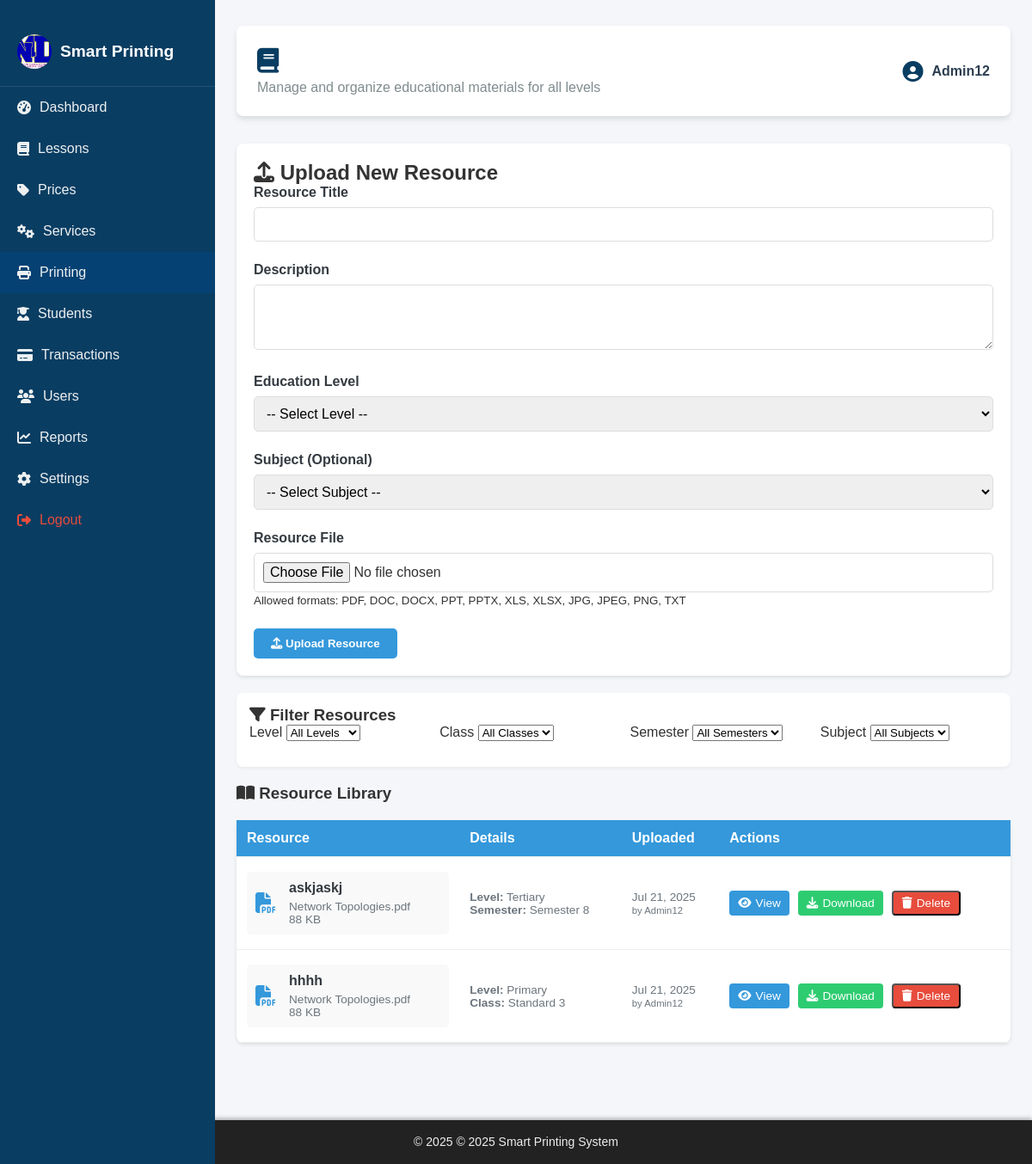
Page /admin/manage_resources.php (signed in) on the committed database.
### tables this page shows
CREATE TABLE IF NOT EXISTS `settings` (
  `id` int NOT NULL AUTO_INCREMENT,
  `business_name` varchar(255) NOT NULL DEFAULT 'Smart Printing System',
  `logo_path` varchar(255) DEFAULT 'assets/images/MND.jpeg',
  `contact_email` varchar(100) DEFAULT 'admin@example.com',
  `phone` varchar(50) DEFAULT NULL,
  `address` text,
  `paychangu_api_key` text,
  `mysql_user` varchar(50) DEFAULT 'root',
  `mysql_password` varchar(100) DEFAULT NULL,
  `created_at` timestamp NULL DEFAULT CURRENT_TIMESTAMP,
  `updated_at` timestamp NULL DEFAULT CURRENT_TIMESTAMP ON UPDATE CURRENT_TIMESTAMP,
  `site_timezone` varchar(100) DEFAULT 'Africa/Blantyre',
  `footer_text` varchar(255) DEFAULT '© 2025 Mungu Ni Dawa',
  `maintenance_mode` tinyint(1) DEFAULT '0',
  PRIMARY KEY (`id`)
);

CREATE TABLE IF NOT EXISTS `resources` (
  `id` int NOT NULL AUTO_INCREMENT,
  `title` varchar(255) NOT NULL,
  `description` text,
  `file_path` varchar(255) NOT NULL,
  `original_filename` varchar(255) NOT NULL,
  `file_size` int NOT NULL,
  `file_type` varchar(50) NOT NULL,
  `level_id` int NOT NULL,
  `class_id` int DEFAULT NULL,
  `semester_id` int DEFAULT NULL,
  `subject_id` int DEFAULT NULL,
  `uploaded_by` int NOT NULL,
  `upload_date` datetime DEFAULT CURRENT_TIMESTAMP,
  `is_active` tinyint(1) DEFAULT '1',
  PRIMARY KEY (`id`),
  KEY `level_id` (`level_id`),
  KEY `class_id` (`class_id`),
  KEY `semester_id` (`semester_id`),
  KEY `subject_id` (`subject_id`),
  KEY `uploaded_by` (`uploaded_by`)
);

CREATE TABLE IF NOT EXISTS `levels` (
  `id` int NOT NULL AUTO_INCREMENT,
  `name` varchar(50) NOT NULL,
  `description` text,
  PRIMARY KEY (`id`)
);

CREATE TABLE IF NOT EXISTS `semesters` (
  `id` int NOT NULL AUTO_INCREMENT,
  `level_id` int NOT NULL,
  `name` varchar(50) NOT NULL,
  `numeric_value` int NOT NULL,
  PRIMARY KEY (`id`),
  KEY `level_id` (`level_id`)
);

CREATE TABLE IF NOT EXISTS `users` (
  `id` int NOT NULL AUTO_INCREMENT,
  `name` varchar(100) NOT NULL,
  `username` varchar(50) NOT NULL,
  `email` varchar(100) NOT NULL,
  `phone` varchar(20) DEFAULT NULL,
  `password` varchar(255) NOT NULL,
  `role` varchar(20) NOT NULL,
  `created_at` timestamp NULL DEFAULT CURRENT_TIMESTAMP,
  `education_level` int DEFAULT NULL COMMENT '1=Primary, 2=Secondary, 3=Tertiary',
  `class_id` int DEFAULT NULL,
  `semester_id` int DEFAULT NULL,
  PRIMARY KEY (`id`),
  UNIQUE KEY `username` (`username`),
  UNIQUE KEY `email` (`email`)
);

CREATE TABLE IF NOT EXISTS `classes` (
  `id` int NOT NULL AUTO_INCREMENT,
  `level_id` int NOT NULL,
  `name` varchar(50) NOT NULL,
  `numeric_value` int NOT NULL,
  PRIMARY KEY (`id`),
  KEY `level_id` (`level_id`)
);

### admin/includes/load_settings.php (called while the page is built, shortened)
<?php
$settings = [
    'business_name' => 'Smart Printing System',
    'logo_path' => '/smart-printing-system/assets/images/logo.png',
    'contact_email' => '',
    'address' => '',
    'whatsapp_number' => '',
    'footer_text' => '© ' . date('Y') . ' Smart Printing System — All rights reserved.',
    'site_timezone' => 'Africa/Blantyre',
    'maintenance_mode' => 0
];
$result = $conn->query("SELECT business_name, logo_path, contact_email, address, phone, site_timezone, footer_text, maintenance_mode FROM settings WHERE id = 1 LIMIT 1");
if ($result && $result->num_rows > 0) {
    $row = $result->fetch_assoc();
    foreach ($row as $key => $value) {
        if (!empty($value)) {
            $settings[$key] = $value;
        }
    }
}
?>

### admin/manage_resources.php (the view, shortened to what this page needs)
<?php
include 'includes/functions.php';
include 'includes/load_settings.php';
$where = [];
$whereClause = $where ? "WHERE " . implode(" AND ", $where) : "";
$query = "SELECT r.*, l.name as level_name,
          c.name as class_name, s.name as subject_name,
          sm.name as semester_name, u.username as uploaded_by_name
          FROM resources r
          JOIN levels l ON r.level_id = l.id
          LEFT JOIN classes c ON r.class_id = c.id
          LEFT JOIN semesters sm ON r.semester_id = sm.id
          LEFT JOIN subjects s ON r.subject_id = s.id
          JOIN users u ON r.uploaded_by = u.id
          $whereClause
          ORDER BY r.upload_date DESC";
$stmt = $conn->prepare($query);
$stmt->execute();
$resources = $stmt->get_result()->fetch_all(MYSQLI_ASSOC);
?>
<!DOCTYPE html>
<html lang="en">
<head>
    <link rel="stylesheet" href="/smart-printing-system/assets/css/admin_style.css" />
    <link rel="stylesheet" href="https://cdnjs.cloudflare.com/ajax/libs/font-awesome/6.5.0/css/all.min.css" />
</head>
<body>
    <div class="admin-wrapper">
        <div class="sidebar">
            <div class="logo">
                <img src="<?php echo htmlspecialchars($settings['logo_path']); ?>" alt="Logo" class="logo-img">
                <span><?php echo htmlspecialchars($settings['business_name']); ?></span>
            </div>
            <a href="dashboard.php"><i class="fas fa-tachometer-alt"></i> Dashboard</a>
            <a href="manage_lessons.php"><i class="fas fa-book"></i> Lessons</a>
            <a href="manage_prices.php"><i class="fas fa-tag"></i> Prices</a>
            <a href="manage_services.php"><i class="fas fa-cogs"></i> Services</a>
            <a href="manage_uploads.php" class="active"><i class="fas fa-print"></i> Printing</a>
            <a href="manage_students.php"><i class="fas fa-user-graduate"></i> Students</a>
            <a href="manage_transactions.php"><i class="fas fa-credit-card"></i> Transactions</a>
            <a href="manage_users.php"><i class="fas fa-users"></i> Users</a>
            <a href="reports.php"><i class="fas fa-chart-line"></i> Reports</a>
            <a href="settings.php"><i class="fas fa-cog"></i> Settings</a>
            <a href="../logout.php" style="color: red;" onclick="return confirm('Are you sure you want to logout?');">
                <i class="fas fa-sign-out-alt"></i> Logout
            </a>
        </div>
        <div class="main-content">
            <header class="dashboard-header">
                <div class="header-content">
                    <h1><i class="fas fa-book"></i> Educational Resources Library</h1>
                    <p>Manage and organize educational materials for all levels</p>
                </div>
                <div class="user-profile">
                    <i class="fas fa-user-circle"></i>
                    <span><?php echo htmlspecialchars($_SESSION['users']['username']); ?></span>
                </div>
            </header>
            <div class="form-container">
                <h2><i class="fas fa-upload"></i> Upload New Resource</h2>
                <form method="POST" enctype="multipart/form-data">
                    <div class="form-group">
                        <label for="title">Resource Title</label>
                        <input type="text" id="title" name="title" class="form-control" required>
                    </div>
                    <div class="form-group">
                        <label for="description">Description</label>
                        <textarea id="description" name="description" class="form-control" rows="3"></textarea>
                    </div>
                    <div class="form-group">
                        <label for="level_id">Education Level</label>
                        <select id="level_id" name="level_id" class="form-control" required onchange="updateClassSemesterSelects()">
                            <option value="">-- Select Level --</option>
                        </select>
                    </div>
                    <div class="form-group">
                        <label for="subject_id">Subject (Optional)</label>
                        <select id="subject_id" name="subject_id" class="form-control">
                            <option value="">-- Select Subject --</option>
                        </select>
                    </div>
                    <div class="form-group">
                        <label for="resource_file">Resource File</label>
                        <input type="file" id="resource_file" name="resource_file" class="form-control" required>
                        <small class="text-muted">Allowed formats: PDF, DOC, DOCX, PPT, PPTX, XLS, XLSX, JPG, JPEG, PNG, TXT</small>
                    </div>
                    <button type="submit" class="btn-primary">
                        <i class="fas fa-upload"></i> Upload Resource
                    </button>
                </form>
            </div>
            <div class="filter-card">
                <h3><i class="fas fa-filter"></i> Filter Resources</h3>
                <form method="GET">
                    <div class="filter-row">
                        <div class="filter-group">
                            <label for="filter_level">Level</label>
                            <select id="filter_level" name="level" class="form-control" onchange="this.form.submit()">
                                <option value="">All Levels</option>
                            </select>
                        </div>
                        <div class="filter-group">
                            <label for="filter_class">Class</label>
                            <select id="filter_class" name="class" class="form-control" onchange="this.form.submit()">
                                <option value="">All Classes</option>
                            </select>
                        </div>
                        <div class="filter-group">
                            <label for="filter_semester">Semester</label>
                            <select id="filter_semester" name="semester" class="form-control" onchange="this.form.submit()">
                                <option value="">All Semesters</option>
                            </select>
                        </div>
                        <div class="filter-group">
                            <label for="filter_subject">Subject</label>
                            <select id="filter_subject" name="subject" class="form-control" onchange="this.form.submit()">
                                <option value="">All Subjects</option>
                            </select>
                        </div>
                    </div>
                </form>
            </div>
            <h3><i class="fas fa-book-open"></i> Resource Library</h3>
            <?php if (empty($resources)): ?>
                <div class="empty-state">
                    <i class="fas fa-book fa-3x"></i>
                    <h3>No Resources Found</h3>
                    <p>There are no resources matching your criteria.</p>
                    <?php if ($whereClause): ?>
                        <a href="manage_resources.php" class="btn btn-primary" style="margin-top: 15px;">
                            <i class="fas fa-undo"></i> Clear Filters
                        </a>
                    <?php endif; ?>
                </div>
            <?php else: ?>
                <table class="resources-table">
                    <thead>
                        <tr>
                            <th>Resource</th>
                            <th>Details</th>
                            <th>Uploaded</th>
                            <th>Actions</th>
                        </tr>
                    </thead>
                    <tbody>
                        <?php foreach ($resources as $resource): ?>
                            <tr>
                                <td>
                                    <div class="resource-card">
                                        <div class="resource-icon">
                                            <i class="fas fa-file-<?php
                                                echo $resource['file_type'] === 'pdf' ? 'pdf' :
                                                    (in_array($resource['file_type'], ['jpg','jpeg','png','gif']) ? 'image' : 'alt');
                                            ?>"></i>
                                        </div>
                                        <div class="resource-info">
                                            <div class="resource-title"><?= htmlspecialchars($resource['title']) ?></div>
                                            <div class="resource-meta">
                                                <?= htmlspecialchars($resource['original_filename']) ?>
                                                <br>
                                                <?= round($resource['file_size'] / 1024) ?> KB
                                            </div>
                                        </div>
                                    </div>
                                </td>
                                <td>
                                    <div class="resource-meta">
                                        <strong>Level:</strong> <?= htmlspecialchars($resource['level_name']) ?><br>
                                        <?php if ($resource['class_name']): ?>
                                            <strong>Class:</strong> <?= htmlspecialchars($resource['class_name']) ?><br>
                                        <?php endif; ?>
                                        <?php if ($resource['semester_name']): ?>
                                            <strong>Semester:</strong> <?= htmlspecialchars($resource['semester_name']) ?><br>
                                        <?php endif; ?>
                                    </div>
                                </td>
                                <td>
                                    <div class="resource-meta">
                                        <?= date('M j, Y', strtotime($resource['upload_date'])) ?><br>
                                        <small>by <?= htmlspecialchars($resource['uploaded_by_name']) ?></small>
                                    </div>
                                </td>
                                <td>
                                    <div class="resource-actions">
                                        <a href="view_document.php?id=<?= $resource['id'] ?>" class="btn btn-view" target="_blank">
                                            <i class="fas fa-eye"></i> View
                                        </a>
                                        <a href="download_document.php?id=<?= $resource['id'] ?>" class="btn btn-download">
                                            <i class="fas fa-download"></i> Download
                                        </a>
                                        <form method="POST" style="display:inline;">
                                            <button type="submit" class="btn btn-delete" onclick="return confirm('Are you sure you want to delete this resource?')">
                                                <i class="fas fa-trash"></i> Delete
                                            </button>
                                        </form>
                                    </div>
                                </td>
                            </tr>
                        <?php endforeach; ?>
                    </tbody>
                </table>
            <?php endif; ?>
        </div>
    </div>
    <?php include 'includes/footer.php'; ?>
</body>
</html>

### admin/includes/footer.php (shortened to what this page needs)
<footer id="admin-footer" style="
    background-color: #222;
    color: #eee;
    text-align: center;
    padding: 15px 20px;
    font-size: 14px;
    font-family: 'Segoe UI', Tahoma, Geneva, Verdana, sans-serif;
    box-shadow: 0 -2px 5px rgba(0,0,0,0.3);
    position: relative;
    bottom: 0;
    width: 100%;
    margin-top: 40px;
    user-select: none;
">
  <p style="margin: 0; line-height: 1.5;">
    &copy; <?php echo date("Y"); ?>
    <?php
      echo !empty($settings['footer_text'])
           ? htmlspecialchars($settings['footer_text'])
           : 'Smart Printing System — All rights reserved.';
    ?>
  </p>
</footer>

### rows in the picture
settings: logo_path (picture), business_name "Smart Printing", footer_text "© 2025 Smart Printing System"
resources: title "askjaskj", original_filename "Network Topologies.pdf", $resource['file_size']/1024 "88", level.name "Tertiary", semester.name "Semester 8", upload_date "Jul 21, 2025", users.username "Admin12"
resources: title "hhhh", original_filename "Network Topologies.pdf", $resource['file_size']/1024 "88", level.name "Primary", class.name "Standard 3", upload_date "Jul 21, 2025", users.username "Admin12"

### other values in the picture
$_SESSION['users']['username'] "Admin12"
